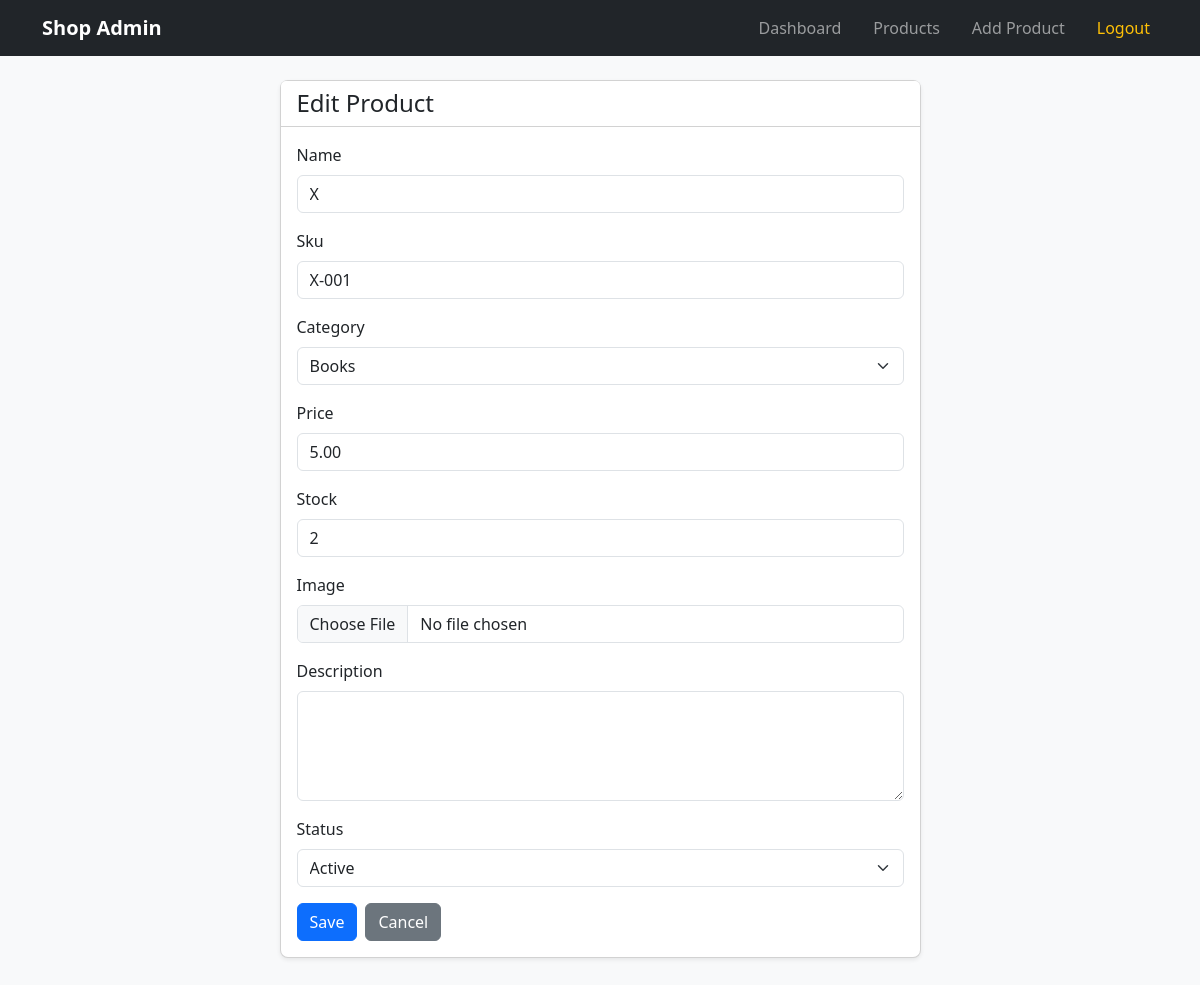
The page /products/8/edit/ (signed in) on the database its author committed.
### products/models.py (models this page shows, shortened)
class Product(models.Model):
    STATUS_ACTIVE = 'active'
    STATUS_INACTIVE = 'inactive'
    STATUS_CHOICES = [
        (STATUS_ACTIVE, 'Active'),
        (STATUS_INACTIVE, 'Inactive'),
    ]
    LOW_STOCK_THRESHOLD = 5
    name = models.CharField(max_length=200)
    sku = models.CharField(max_length=50, unique=True)
    category = models.ForeignKey(
        Category,
        on_delete=models.PROTECT,
        related_name='products',
    )
    price = models.DecimalField(max_digits=10, decimal_places=2)
    stock = models.PositiveIntegerField(default=0)
    image = models.ImageField(upload_to='products/', blank=True, null=True)
    description = models.TextField(blank=True)
    status = models.CharField(
        max_length=10,
        choices=STATUS_CHOICES,
        default=STATUS_ACTIVE,
    )
    created_at = models.DateTimeField(auto_now_add=True)
    updated_at = models.DateTimeField(auto_now=True)
    class Meta:
        ordering = ['-created_at']

### products/views.py (the view)
# urls.py: path('products/<int:pk>/edit/', views.product_update, name='product_update'),
@login_required
def product_update(request, pk):
    product = get_object_or_404(Product, pk=pk)
    if request.method == 'POST':
        form = ProductForm(request.POST, request.FILES, instance=product)
        if form.is_valid():
            form.save()
            messages.success(request, 'Product updated successfully.')
            return redirect('product_list')
        messages.error(request, 'Please fix the errors below.')
    else:
        form = ProductForm(instance=product)
    return render(request, 'products/product_form.html', {'form': form, 'title': 'Edit Product'})

### products/forms.py (shortened to what this page needs)
class ProductForm(forms.ModelForm):
    class Meta:
        model = Product
        fields = [
            'name', 'sku', 'category', 'price', 'stock',
            'image', 'description', 'status',
        ]
        widgets = {
            'name': forms.TextInput(attrs={'class': 'form-control', 'placeholder': 'e.g. T-Shirt'}),
            'sku': forms.TextInput(attrs={'class': 'form-control', 'placeholder': 'e.g. TSH-001'}),
            'category': forms.Select(attrs={'class': 'form-select'}),
            'price': forms.NumberInput(attrs={'class': 'form-control', 'min': '0.01', 'step': '0.01'}),
            'stock': forms.NumberInput(attrs={'class': 'form-control', 'min': '0'}),
            'image': forms.ClearableFileInput(attrs={'class': 'form-control'}),
            'description': forms.Textarea(attrs={'class': 'form-control', 'rows': 4}),
            'status': forms.Select(attrs={'class': 'form-select'}),
        }
    def __init__(self, *args, **kwargs):
        super().__init__(*args, **kwargs)
        for field_name in ('name', 'sku', 'price', 'stock', 'category'):
            self.fields[field_name].required = True

### products/models.py (called while the page is built)
    def __str__(self):
        return self.name

### products/templates/products/product_form.html (shortened to what this page needs)
{% extends 'base.html' %}
{% block content %}
<div class="row justify-content-center">
  <div class="col-md-7">
    <div class="card shadow-sm">
      <div class="card-header bg-white"><h4 class="mb-0">{{ title }}</h4></div>
      <div class="card-body">
        <form method="post" enctype="multipart/form-data" novalidate>
          {% for field in form %}
            <div class="mb-3">
              <label class="form-label" for="{{ field.id_for_label }}">{{ field.label }}</label>
              {{ field }}
            </div>
          {% endfor %}
          <div class="d-flex gap-2">
            <button type="submit" class="btn btn-primary">Save</button>
            <a href="{% url 'product_list' %}" class="btn btn-secondary">Cancel</a>
          </div>
        </form>
      </div>
    </div>
  </div>
</div>
{% endblock %}

### static/css/style.css (style rules this page uses)
body { font-family: 'Segoe UI', sans-serif; }
.card { border-radius: 0.5rem; }

### rows shown on the page
Product: form "X" "X-001" "Books" "5.00" "2" "Active"

### other values the page prints
{{ title }} "Edit Product"
{{ field.label }} "Name" "Sku" "Category" "Price" "Stock" "Image" "Description" "Status"
